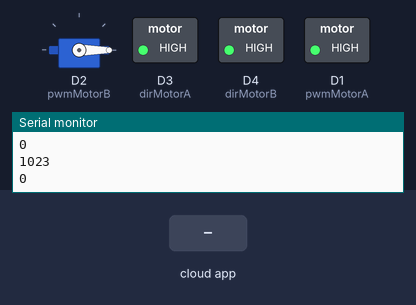
The sketch below on a simulated ESP8266 (NodeMCU). Shown: servo, switched loads named in the sketch (green lamp = pin HIGH), the last lines printed to the serial monitor. The test bench sets the inputs (shaded band). WiFi joins after 1.5 s; servers stay silent unless stated; the Firebase database answers and starts empty; pins used as bus, display or sensor lines are not drawn.

Above: at 2.7 s.
2.8 s: the phone or cloud app sets MotorDir to 1
At 4.0 s:
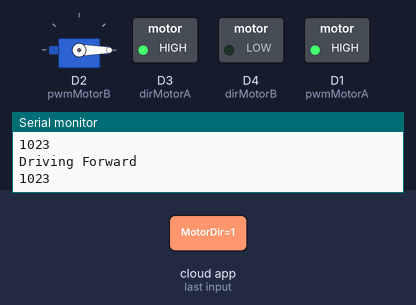
4.3 s: the phone or cloud app sets MotorDir to 2
At 5.6 s:
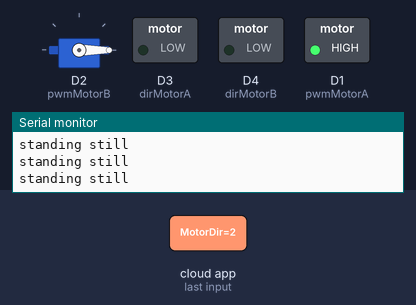
6.1 s: the phone or cloud app sets servoAngle to 90
At 7.5 s:
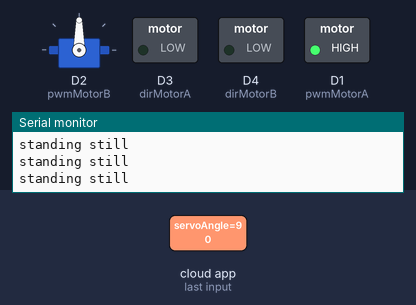
7.8 s: the phone or cloud app sets MotorDir to 0
At 8.9 s:
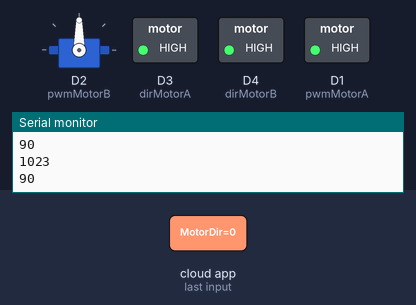
9.3 s: the phone or cloud app sets MotorDir to 1
At 10.5 s:
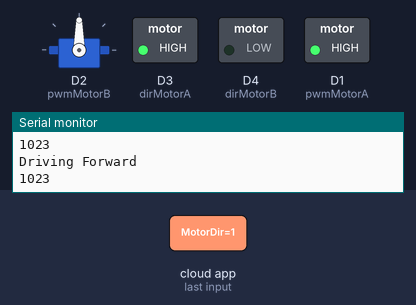
11.1 s: the phone or cloud app sets servoAngle to 0
At 12.6 s:
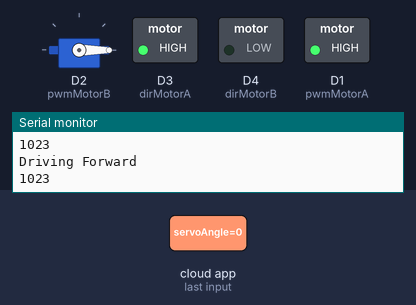
Timing chart, 0 to 13.7 s (numbered marks = the images above; inputs shaded):
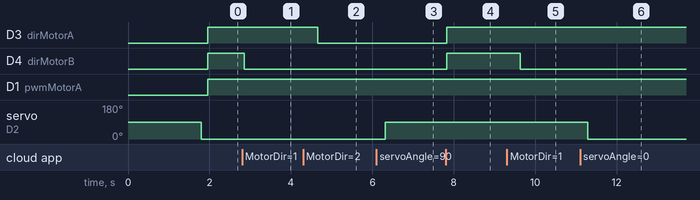

The sketch:

Robot-Car-G29.ino
```cpp
#include <Arduino.h>
#include <ESP8266WiFi.h>
#include <Firebase_ESP_Client.h>
#include <Wire.h>
#include <Servo.h>

//Provide the token generation process info.
#include "addons/TokenHelper.h"
//Provide the RTDB payload printing info and other helper functions.
#include "addons/RTDBHelper.h"

// Insert your network credentials
#define WIFI_SSID "ABB_Gym_IOT"
#define WIFI_PASSWORD "Welcome2abb"

// Insert Firebase project API Key
#define API_KEY "AIzaSyBE1C15MxYr7Xcg3gpfnMeiNcpsJnGGmxQ"

// Insert RTDB URLefine the RTDB URL */
#define DATABASE_URL "https://robotic-car-g29-default-rtdb.europe-west1.firebasedatabase.app"

//Define Firebase Data object
FirebaseData fbdo;

FirebaseAuth auth;
FirebaseConfig config;

const int pwmMotorA = D1;
const int dirMotorA = D3;
const int pwmMotorB = D2;
const int dirMotorB = D4;

Servo servo;
int angle = 90;

bool signupOK = false;
int speed = 1023;
int dir = 2;

void setup() {
  Serial.begin(115200);
  WiFi.begin(WIFI_SSID, WIFI_PASSWORD);
  Serial.print("Connecting to Wi-Fi");
  while (WiFi.status() != WL_CONNECTED) {
    Serial.print(".");
    delay(300);
  }
  Serial.println();
  Serial.print("Connected with IP: ");
  Serial.println(WiFi.localIP());
  Serial.println();

  /* Assign the api key (required) */
  config.api_key = API_KEY;

  /* Assign the RTDB URL (required) */
  config.database_url = DATABASE_URL;

  /* Sign up */
  if (Firebase.signUp(&config, &auth, "", "")) {
    Serial.println("ok");
    signupOK = true;
  } else {
    Serial.printf("%s\n", config.signer.signupError.message.c_str());
  }

  /* Assign the callback function for the long running token generation task */
  config.token_status_callback = tokenStatusCallback;  //see addons/TokenHelper.h

  Firebase.begin(&config, &auth);
  Firebase.reconnectWiFi(true);

  pinMode(pwmMotorA, OUTPUT);
  pinMode(dirMotorA, OUTPUT);
  pinMode(pwmMotorB, OUTPUT);
  pinMode(dirMotorB, OUTPUT);

  Wire.begin();  // Initialize I2C communication
  servo.attach(4);
}

void loop() {
  if (Firebase.RTDB.getInt(&fbdo, "motorSpeed/MotorSpeed")) {
    speed = fbdo.intData();
    // Set the position of the servo based on the retrieved value
  }
  if (Firebase.RTDB.getInt(&fbdo, "servoAngle/servoAngle")) {
    angle = fbdo.intData();
    servo.write(angle);
  }
  if (Firebase.RTDB.getInt(&fbdo, "motorDir/MotorDir")) {
    dir = fbdo.intData();

    switch (dir) {
      case 0:  // your hand is on the sensor
        driveBackwards(1023, angle);
        break;
      case 1:  // your hand is close to the sensor
        driveForward(1023, angle);
        break;
      case 2:  // your hand is a few inches from the sensor
        stop();
        break;
    }
    // Set the position of the servo based on the retrieved value
  }
  delay(1);
}

void driveForward(int speed, int angle) {
  Serial.println("Driving Forward");
  Serial.println(speed);

  servo.write(angle);
  analogWrite(pwmMotorA, speed);
  digitalWrite(dirMotorA, HIGH);
  analogWrite(pwmMotorB, speed);
  digitalWrite(dirMotorB, LOW);
}

void driveBackwards(int speed, int angle) {
  Serial.println(speed);
  Serial.println(angle);

  servo.write(angle);
  analogWrite(pwmMotorA, speed);
  digitalWrite(dirMotorA, HIGH);
  analogWrite(pwmMotorB, speed);
  digitalWrite(dirMotorB, HIGH);
}

void stop() {
  Serial.println("standing still");

  digitalWrite(pwmMotorA, 1023);
  digitalWrite(dirMotorA, LOW);
  digitalWrite(pwmMotorB, 0);
  digitalWrite(dirMotorB, LOW);
}
```

Measured:
- after the input at 2.8 s, D4 (dirMotorB): HIGH → LOW after 0.06 s
- after the input at 4.3 s, D3 (dirMotorA): HIGH → LOW after 0.36 s
- after the input at 6.1 s, servo on D2 (pwmMotorB): 0° → 90° after 0.22 s
- after the input at 7.8 s, D3 (dirMotorA), D4 (dirMotorB): LOW → HIGH at once
- after the input at 9.3 s, D4 (dirMotorB): HIGH → LOW after 0.33 s
- after the input at 11.1 s, servo on D2 (pwmMotorB): 90° → 0° after 0.18 s
